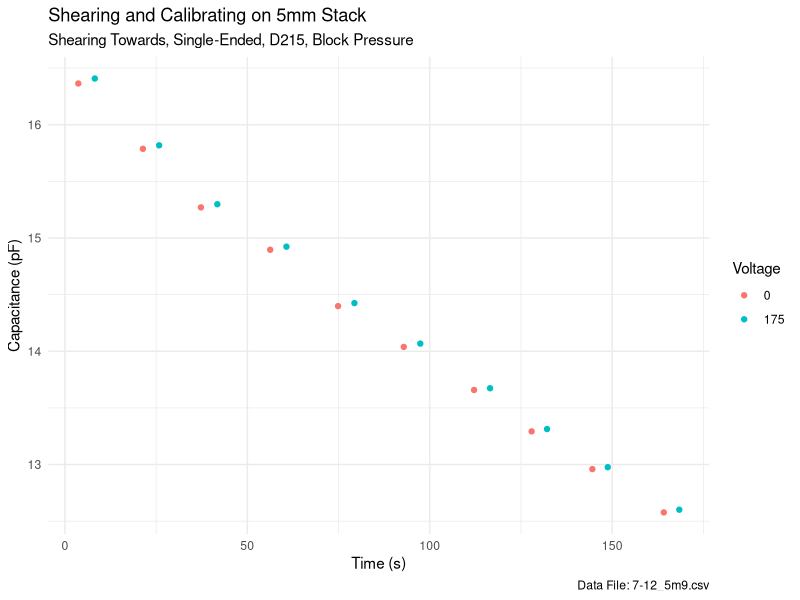

Source code (R): (Note: this script raises an error after producing the figure.)
library(tidyverse)
library(ggthemes)

setwd("~/hoffman/capacitance/capacitance_sensing/rscripts")

quick_data <- read_csv("../csv_files/7-09_cal1_se.csv",
                       col_names = c("distance", "raw", "batch", "capacitance"))
temp_data <- read_csv("../csv_files/7-12_5m9.csv",
                       col_names = c("batch", "Voltage", "time", "raw", "capacitance"))
temp_data %>% 
  filter(raw > 1000) %>% 
  group_by(batch) %>%
  summarize(avg_cap = mean(capacitance), 
            avg_raw = mean(raw),stdev =sd(capacitance), count = n(), 
            time = mean(time),
            Voltage = as.factor(mean(Voltage))) %>%
  filter(count>1) %>% 
  ungroup() %>%
# the following 3 lines apply if shearing and calibrating 
  # mutate(time = distance) %>%
  # mutate(distance = 10*floor(distance/40)) %>%
  # mutate(Voltage = as.factor(175*((batch-1)%%2))) %>%

  # mutate(voltage = as.factor(((batch-1)%%2)*175)) %>% 
  # ggplot(aes(distance, avg_cap/10^6, color = voltage))+
  ggplot(aes(time, avg_cap, color = Voltage))+
  geom_point()+
  # geom_errorbar(aes(ymin=(avg_cap-2*stdev), ymax=(avg_cap+2*stdev)), width=.2)+
  labs(title = "Shearing and Calibrating on 5mm Stack",
       subtitle ="Shearing Towards, Single-Ended, D215, Block Pressure",
       caption ="Data File: 7-12_5m9.csv",
       x = "Time (s)",
       y = "Capacitance (pF)")+
  # geom_smooth(method = "lm")+
  theme_minimal()

coef(lm(theory_sep~distance, temp))[["distance"]]




